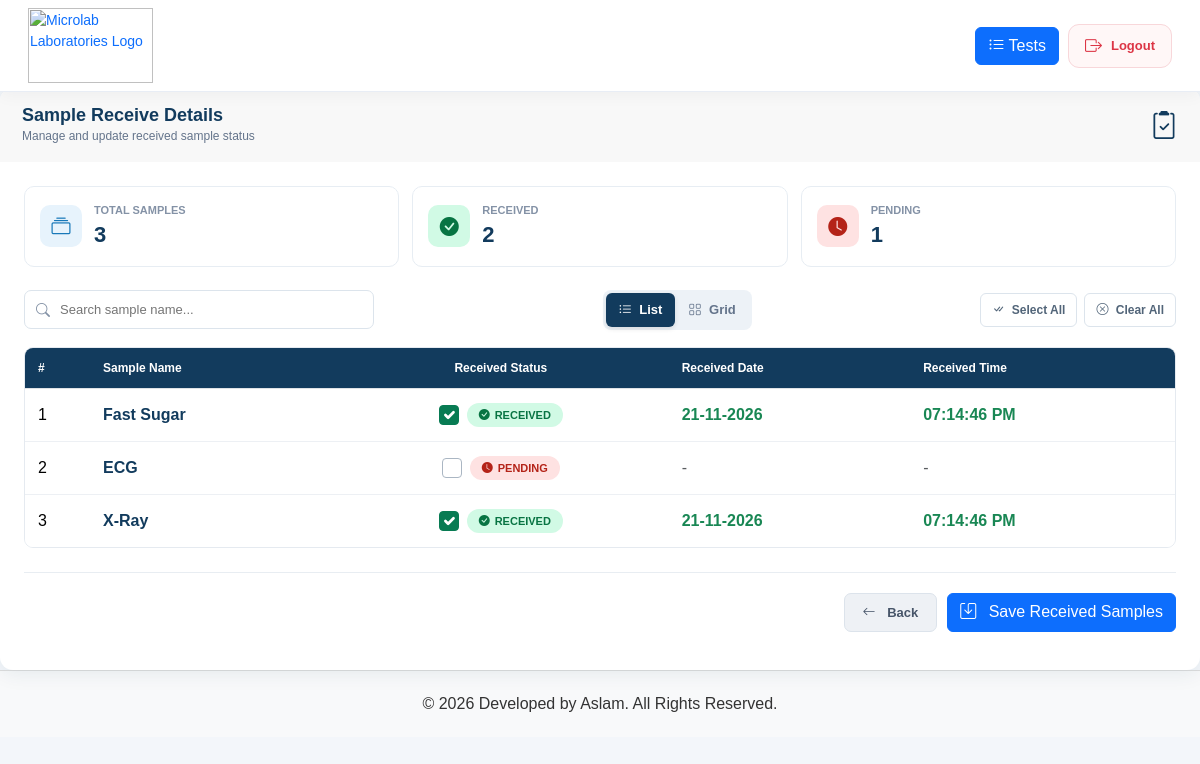
Screenshot of /collection/details/1/ (signed in) with the database file from the repository.
### time_app/models.py (models this page shows, shortened)
class CollectionSampleReceipt(models.Model):
    collection = models.ForeignKey(
        Collection,
        on_delete=models.CASCADE,
        related_name="sample_receipts"
    )
    sample_name = models.CharField(max_length=200)
    is_received = models.BooleanField(default=False)
    received_date = models.DateField(
        null=True,
        blank=True
    )
    received_time = models.TimeField(
        null=True,
        blank=True
    )
    created_at = models.DateTimeField(auto_now_add=True)
    class Meta:
        unique_together = ('collection', 'sample_name')
        ordering = ['id']

### time_app/views.py (the view, shortened to what this page needs)
def collection_detail(request, collection_id):
    branch_id = request.session.get("bch")
    if not branch_id:
        return redirect("Login")
    collection = get_object_or_404(
        Collection,
        id=collection_id,
        branch_id=branch_id
    )
    purposes = []
    if collection.purpose:
        purposes = [
            item.strip()
            for item in collection.purpose.replace("\n", ",").split(",")
            if item.strip()
        ]
    for purpose in purposes:
        CollectionSampleReceipt.objects.get_or_create(
            collection=collection,
            sample_name=purpose
        )
    received_samples = CollectionSampleReceipt.objects.filter(
        collection=collection
    )
    return render(request, "collection_detail.html", {
        "collection": collection,
        "purposes": purposes,
        "received_samples": received_samples
    })

### templates/collection_detail.html (shortened to what this page needs)
{% include 'navbar.html' %}
{% load static %}
<!DOCTYPE html>
<html lang="en">
<head>
    <link href="https://cdn.jsdelivr.net/npm/bootstrap@5.3.3/dist/css/bootstrap.min.css" rel="stylesheet">
    <link href="https://cdn.jsdelivr.net/npm/bootstrap-icons@1.11.3/font/bootstrap-icons.css" rel="stylesheet">
</head>
<body>
    <div class="card main-card">
        <div class="main-header">
            <div>
                <h5>Sample Receive Details</h5>
                <small>Manage and update received sample status</small>
            </div>
            <i class="bi bi-clipboard2-check fs-3"></i>
        </div>
        <div class="card-body">
            <form method="POST" id="sampleReceiveForm">
                <div class="summary-grid">
                    <div class="summary-card">
                        <div class="summary-icon total-icon">
                            <i class="bi bi-collection"></i>
                        </div>
                        <div>
                            <div class="summary-label">TOTAL SAMPLES</div>
                            <div class="summary-value" id="totalCount">0</div>
                        </div>
                    </div>
                    <div class="summary-card">
                        <div class="summary-icon received-icon">
                            <i class="bi bi-check-circle-fill"></i>
                        </div>
                        <div>
                            <div class="summary-label">RECEIVED</div>
                            <div class="summary-value" id="receivedCount">0</div>
                        </div>
                    </div>
                    <div class="summary-card">
                        <div class="summary-icon pending-icon">
                            <i class="bi bi-clock-fill"></i>
                        </div>
                        <div>
                            <div class="summary-label">PENDING</div>
                            <div class="summary-value" id="pendingCount">0</div>
                        </div>
                    </div>
                </div>
                <div class="toolbar">
                    <div class="search-box">
                        <i class="bi bi-search"></i>
                        <input
                            type="text"
                            id="sampleSearch"
                            placeholder="Search sample name..."
                            autocomplete="off">
                    </div>
                    <div class="view-toggle">
                        <button type="button" id="listViewBtn" class="active">
                            <i class="bi bi-list-ul me-1"></i>
                            List
                        </button>
                        <button type="button" id="gridViewBtn">
                            <i class="bi bi-grid me-1"></i>
                            Grid
                        </button>
                    </div>
                    <div class="quick-actions">
                        <button type="button" id="selectAllBtn">
                            <i class="bi bi-check-all me-1"></i>
                            Select All
                        </button>
                        <button type="button" id="clearAllBtn">
                            <i class="bi bi-x-circle me-1"></i>
                            Clear All
                        </button>
                    </div>
                </div>
                <div id="listView">
                    <div class="table-container">
                        <table class="table table-hover sample-table">
                            <thead>
                                <tr>
                                    <th width="65">#</th>
                                    <th>Sample Name</th>
                                    <th class="text-center">Received Status</th>
                                    <th>Received Date</th>
                                    <th>Received Time</th>
                                </tr>
                            </thead>
                            <tbody>
                                {% for item in received_samples %}
                                <tr class="sample-row"
                                    data-name="{{ item.sample_name|lower }}"
                                    data-sample-row
                                    data-sample-value="{{ item.sample_name }}">
                                    <td>{{ forloop.counter }}</td>
                                    <td>
                                        <span class="sample-name">
                                            {{ item.sample_name }}
                                        </span>
                                    </td>
                                    <td class="text-center">
                                        <div class="d-flex align-items-center justify-content-center gap-2">
                                            <input
                                                class="form-check-input sample-checkbox list-checkbox"
                                                type="checkbox"
                                                name="received_samples"
                                                value="{{ item.sample_name }}"
                                                id="sample{{ item.id }}"
                                                data-sample-value="{{ item.sample_name }}"
                                                {% if item.is_received %}checked{% endif %}>
                                            <span class="status-badge {% if item.is_received %}status-received{% else %}status-pending{% endif %}"
                                                  data-status>
                                            </span>
                                        </div>
                                    </td>
                                    <td>
                                        {% if item.is_received %}
                                            <span class="text-success fw-semibold">
                                                {{ item.received_date|date:"d-m-Y" }}
                                            </span>
                                        {% else %}
                                            <span class="text-muted">-</span>
                                        {% endif %}
                                    </td>
                                    <td>
                                        {% if item.is_received %}
                                            <span class="text-success fw-semibold">
                                                {{ item.received_time|time:"h:i:s A" }}
                                            </span>
                                        {% else %}
                                            <span class="text-muted">-</span>
                                        {% endif %}
                                    </td>
                                </tr>
                                {% endfor %}
                            </tbody>
                        </table>
                    </div>
                </div>
                <div class="action-buttons">
                    <a href="{% url 'collection_list' %}"
                       class="btn btn-back">
                        <i class="bi bi-arrow-left me-2"></i>
                        Back
                    </a>
                    <button type="submit" class="btn btn-primary">
                        <i class="bi bi-save me-2"></i>
                        Save Received Samples
                    </button>
                </div>
            </form>
        </div>
    </div>
<footer class="page-footer">
    {% include "footer_1.html" %}
</footer>
</body>
</html>

### templates/navbar.html (style rules this page uses)
:root { --nav-primary: #1769e0; --nav-primary-dark: #1254bd; --nav-text: #172033; --nav-muted: #64748b; --nav-border: #e8edf5; --nav-danger: #dc3545; --nav-bg: #ffffff; --nav-height: 88px; --nav-mobile-height: 70px; }
body { padding-top: var(--nav-height); }

### templates/collection_detail.html (style rules this page uses)
* { box-sizing: border-box; }
body { background: #f3f6fa; font-family: Arial, sans-serif; font-size: 14px; color: #334155; }
.main-card { border: none; border-radius: 13px; overflow: hidden; box-shadow: 0 4px 20px rgba(18, 59, 93, 0.08); }
.main-header { background: #f8f8f8; color: #123b5d; padding: 17px 22px; display: flex; align-items: center; justify-content: space-between; gap: 12px; }
.main-header h5 { margin: 0; font-size: 18px; font-weight: 700; }
.main-header small { color: #64748b; font-size: 12px; }
.card-body { padding: 24px; }
.summary-grid { display: grid; grid-template-columns: repeat(3, 1fr); gap: 13px; margin-bottom: 23px; }
.summary-card { padding: 15px; border-radius: 10px; border: 1px solid #e7edf3; display: flex; align-items: center; gap: 12px; background: #fff; }
.summary-icon { width: 42px; height: 42px; border-radius: 10px; display: flex; align-items: center; justify-content: center; font-size: 19px; flex-shrink: 0; }
.total-icon { color: #1677b8; background: #e7f3fc; }
.received-icon { color: #087443; background: #d1fae5; }
.pending-icon { color: #b42318; background: #fee2e2; }
.summary-label { color: #8492a6; font-size: 11px; font-weight: 600; }
.summary-value { font-size: 22px; font-weight: 700; color: #123b5d; }
.toolbar { display: flex; align-items: center; justify-content: space-between; gap: 12px; flex-wrap: wrap; margin-bottom: 17px; }
.search-box { position: relative; flex: 1; min-width: 180px; max-width: 350px; }
.search-box i { position: absolute; left: 12px; top: 50%; transform: translateY(-50%); color: #8492a6; }
.search-box input { width: 100%; height: 39px; border: 1px solid #dce4ec; border-radius: 7px; padding: 8px 12px 8px 35px; outline: none; font-size: 13px; }
.view-toggle { display: flex; background: #edf2f7; border-radius: 8px; padding: 3px; }
.view-toggle button { border: none; background: transparent; color: #64748b; padding: 7px 13px; border-radius: 6px; font-size: 13px; font-weight: 600; }
.view-toggle button.active { background: #123b5d; color: white; box-shadow: 0 2px 5px rgba(0,0,0,.1); }
.quick-actions { display: flex; gap: 7px; }
.quick-actions button { border: 1px solid #dce4ec; background: white; color: #526579; padding: 7px 11px; border-radius: 6px; font-size: 12px; font-weight: 600; }
.table-container { border: 1px solid #e5eaf0; border-radius: 9px; overflow: hidden; }
.sample-table { margin: 0; vertical-align: middle; }
.sample-table thead th { background: #123b5d; color: white; padding: 13px; font-size: 12px; font-weight: 600; white-space: nowrap; }
.sample-table tbody td { padding: 14px 13px; border-bottom: 1px solid #edf0f4; }
.sample-table tbody tr:last-child td { border-bottom: none; }
.sample-name { color: #123b5d; font-weight: 700; }
.status-badge { display: inline-flex; align-items: center; gap: 5px; padding: 6px 12px; border-radius: 20px; font-size: 11px; font-weight: 700; white-space: nowrap; }
.status-received { background: #d1fae5; color: #087443; }
.status-pending { background: #fee2e2; color: #b42318; }
.sample-checkbox { width: 20px; height: 20px; cursor: pointer; border: 1px solid #aab6c3; flex-shrink: 0; accent-color: #087b53; margin: 0; position: relative; z-index: 3; pointer-events: auto; touch-action: manipulation; }
.sample-checkbox:checked { background-color: #087b53; border-color: #087b53; }
.action-buttons { border-top: 1px solid #e8edf2; margin-top: 24px; padding-top: 20px; display: flex; justify-content: flex-end; gap: 10px; }
.btn-back { background: #eef1f5; color: #475569; border: 1px solid #dce3eb; padding: 9px 18px; font-size: 13px; font-weight: 600; border-radius: 7px; }

### rows the page displays
CollectionSampleReceipt: sample_name "Fast Sugar", is_received "☑", received_date "21-11-2026", received_time "07:14:46 PM"
CollectionSampleReceipt: sample_name "ECG"
CollectionSampleReceipt: sample_name "X-Ray", is_received "☑", received_date "21-11-2026", received_time "07:14:46 PM"
